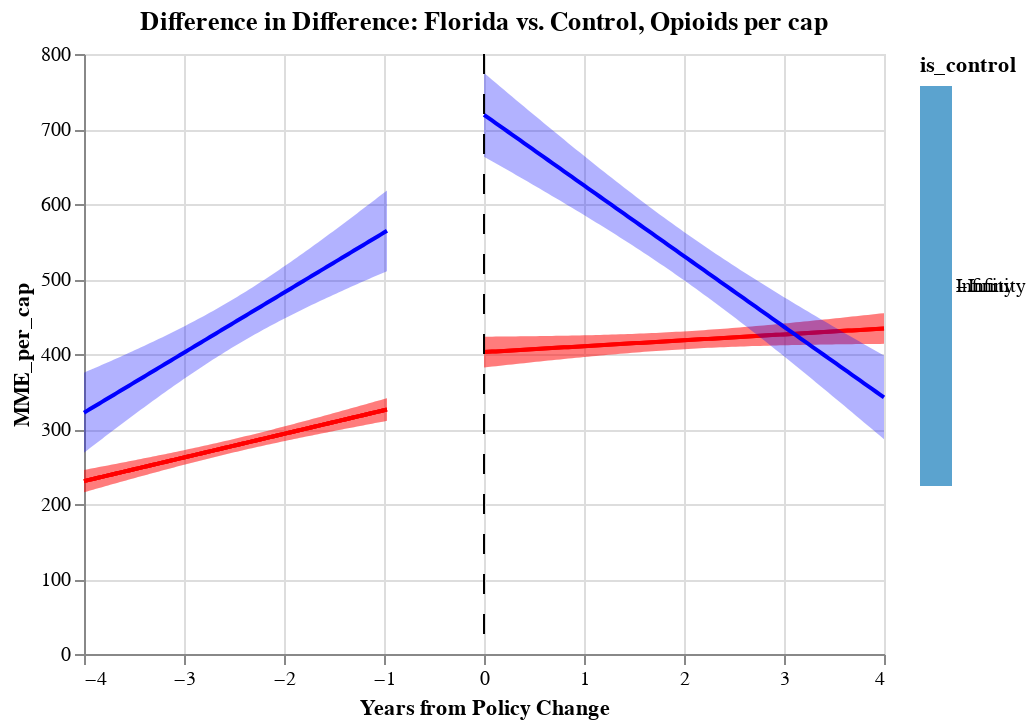

The cell this chart's notebook holds for it:
### Code cell
diff_fl_opioid=con_chart_opioid+fl_chart_opioid
diff_fl_opioid
